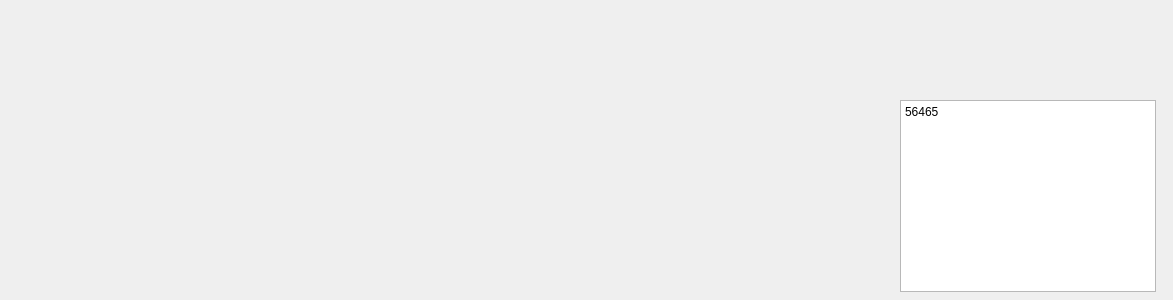
<?xml version="1.0" encoding="UTF-8"?>
<ui version="4.0">
 <class>token_widget</class>
 <widget class="QWidget" name="token_widget">
  <property name="geometry">
   <rect>
    <x>0</x>
    <y>0</y>
    <width>1173</width>
    <height>300</height>
   </rect>
  </property>
  <property name="windowTitle">
   <string>Form</string>
  </property>
  <widget class="QTextBrowser" name="textBrowser">
   <property name="geometry">
    <rect>
     <x>900</x>
     <y>100</y>
     <width>256</width>
     <height>192</height>
    </rect>
   </property>
   <property name="html">
    <string>&lt;!DOCTYPE HTML PUBLIC &quot;-//W3C//DTD HTML 4.0//EN&quot; &quot;http://www.w3.org/TR/REC-html40/strict.dtd&quot;&gt;
&lt;html&gt;&lt;head&gt;&lt;meta name=&quot;qrichtext&quot; content=&quot;1&quot; /&gt;&lt;style type=&quot;text/css&quot;&gt;
p, li { white-space: pre-wrap; }
&lt;/style&gt;&lt;/head&gt;&lt;body style=&quot; font-family:'SimSun'; font-size:9pt; font-weight:400; font-style:normal;&quot;&gt;
&lt;p style=&quot; margin-top:0px; margin-bottom:0px; margin-left:0px; margin-right:0px; -qt-block-indent:0; text-indent:0px;&quot;&gt;&lt;span style=&quot; font-family:'SimSun';&quot;&gt;56465&lt;/span&gt;&lt;/p&gt;&lt;/body&gt;&lt;/html&gt;</string>
   </property>
  </widget>
 </widget>
 <resources/>
 <connections/>
</ui>
